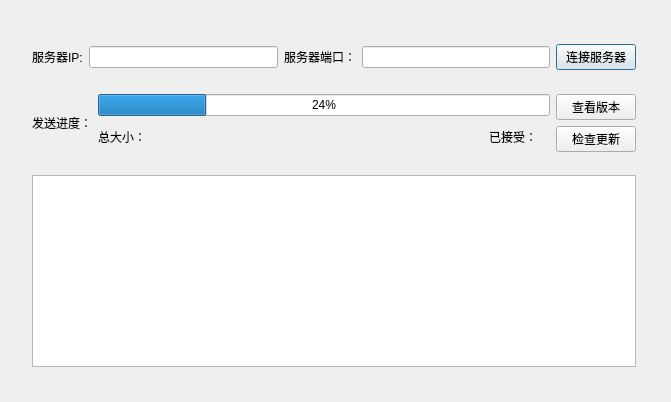
<?xml version="1.0" encoding="UTF-8"?>
<ui version="4.0">
 <class>Appup</class>
 <widget class="QDialog" name="Appup">
  <property name="geometry">
   <rect>
    <x>0</x>
    <y>0</y>
    <width>671</width>
    <height>402</height>
   </rect>
  </property>
  <property name="windowTitle">
   <string>Appup</string>
  </property>
  <widget class="QWidget" name="">
   <property name="geometry">
    <rect>
     <x>21</x>
     <y>33</y>
     <width>626</width>
     <height>345</height>
    </rect>
   </property>
   <layout class="QVBoxLayout" name="verticalLayout_3">
    <item>
     <layout class="QHBoxLayout" name="horizontalLayout_2">
      <item>
       <widget class="QLabel" name="label_IP">
        <property name="text">
         <string>服务器IP:</string>
        </property>
       </widget>
      </item>
      <item>
       <widget class="QLineEdit" name="lineEdit_IP"/>
      </item>
      <item>
       <widget class="QLabel" name="label_Port">
        <property name="text">
         <string>服务器端口：</string>
        </property>
       </widget>
      </item>
      <item>
       <widget class="QLineEdit" name="lineEdit_Port"/>
      </item>
      <item>
       <widget class="QPushButton" name="pbn_connect">
        <property name="text">
         <string>连接服务器</string>
        </property>
       </widget>
      </item>
     </layout>
    </item>
    <item>
     <spacer name="verticalSpacer">
      <property name="orientation">
       <enum>Qt::Vertical</enum>
      </property>
      <property name="sizeHint" stdset="0">
       <size>
        <width>17</width>
        <height>13</height>
       </size>
      </property>
     </spacer>
    </item>
    <item>
     <layout class="QHBoxLayout" name="horizontalLayout_3">
      <item>
       <widget class="QLabel" name="label_Rate">
        <property name="text">
         <string>发送进度：</string>
        </property>
       </widget>
      </item>
      <item>
       <layout class="QVBoxLayout" name="verticalLayout">
        <item>
         <widget class="QProgressBar" name="progressBar">
          <property name="value">
           <number>24</number>
          </property>
         </widget>
        </item>
        <item>
         <layout class="QHBoxLayout" name="horizontalLayout">
          <item>
           <widget class="QLabel" name="total">
            <property name="text">
             <string>总大小：</string>
            </property>
           </widget>
          </item>
          <item>
           <widget class="QLabel" name="totalLabel">
            <property name="text">
             <string/>
            </property>
           </widget>
          </item>
          <item>
           <spacer name="horizontalSpacer">
            <property name="orientation">
             <enum>Qt::Horizontal</enum>
            </property>
            <property name="sizeHint" stdset="0">
             <size>
              <width>248</width>
              <height>20</height>
             </size>
            </property>
           </spacer>
          </item>
          <item>
           <widget class="QLabel" name="come">
            <property name="text">
             <string>已接受：</string>
            </property>
           </widget>
          </item>
          <item>
           <widget class="QLabel" name="comeLabel">
            <property name="text">
             <string/>
            </property>
           </widget>
          </item>
         </layout>
        </item>
       </layout>
      </item>
      <item>
       <layout class="QVBoxLayout" name="verticalLayout_2">
        <item>
         <widget class="QPushButton" name="pbn_checkLocalVersion">
          <property name="text">
           <string>查看版本</string>
          </property>
         </widget>
        </item>
        <item>
         <widget class="QPushButton" name="pbn_checkServerVersion">
          <property name="text">
           <string>检查更新</string>
          </property>
         </widget>
        </item>
       </layout>
      </item>
     </layout>
    </item>
    <item>
     <spacer name="verticalSpacer_2">
      <property name="orientation">
       <enum>Qt::Vertical</enum>
      </property>
      <property name="sizeHint" stdset="0">
       <size>
        <width>17</width>
        <height>13</height>
       </size>
      </property>
     </spacer>
    </item>
    <item>
     <widget class="QTextEdit" name="textEdit"/>
    </item>
   </layout>
  </widget>
 </widget>
 <layoutdefault spacing="6" margin="11"/>
 <resources/>
 <connections/>
</ui>
